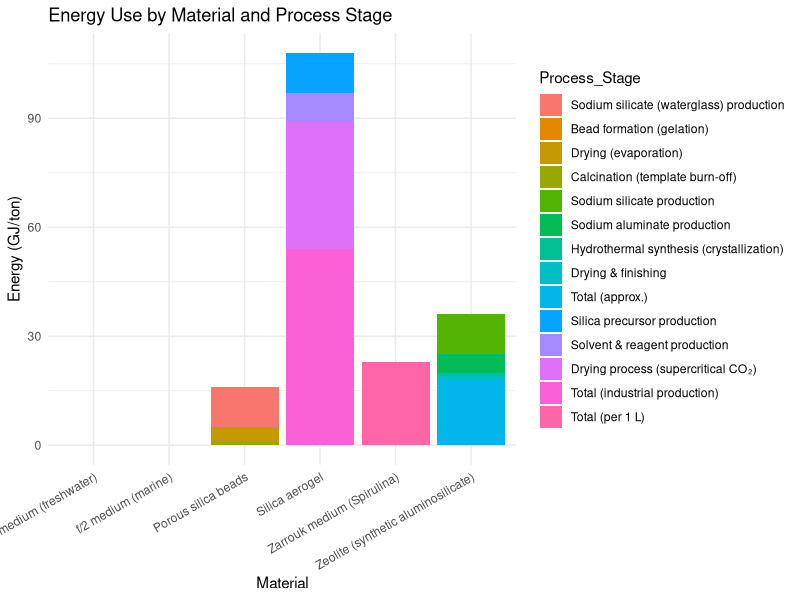
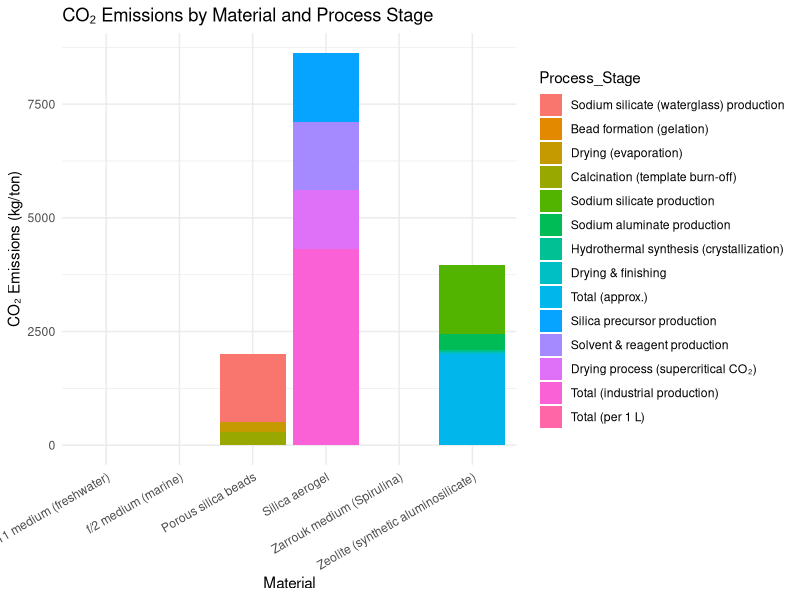
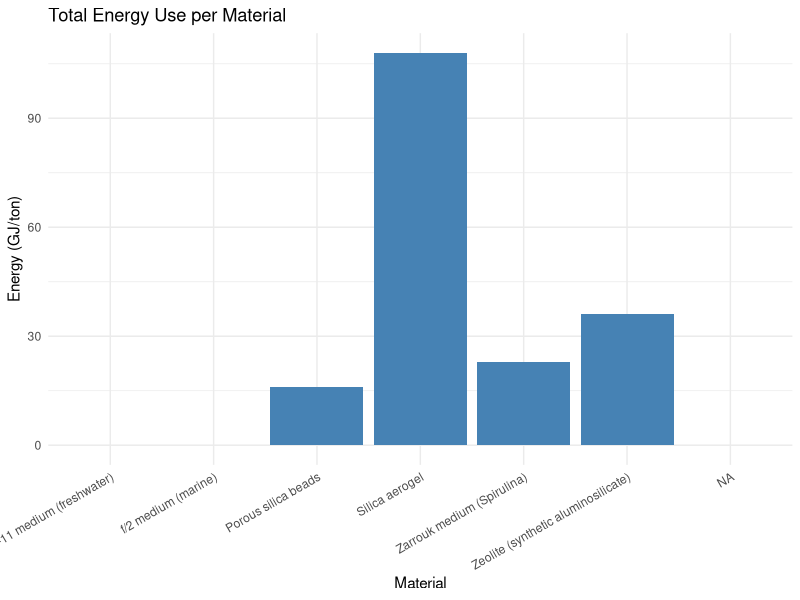
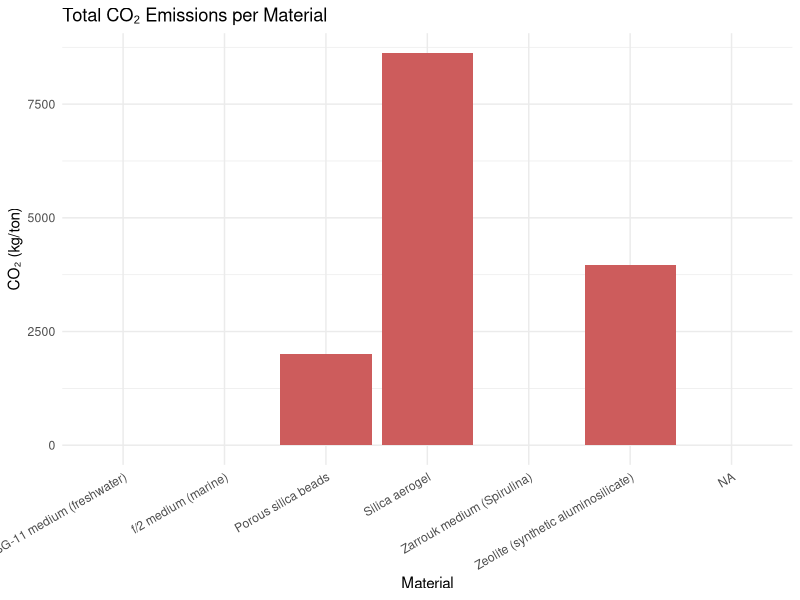
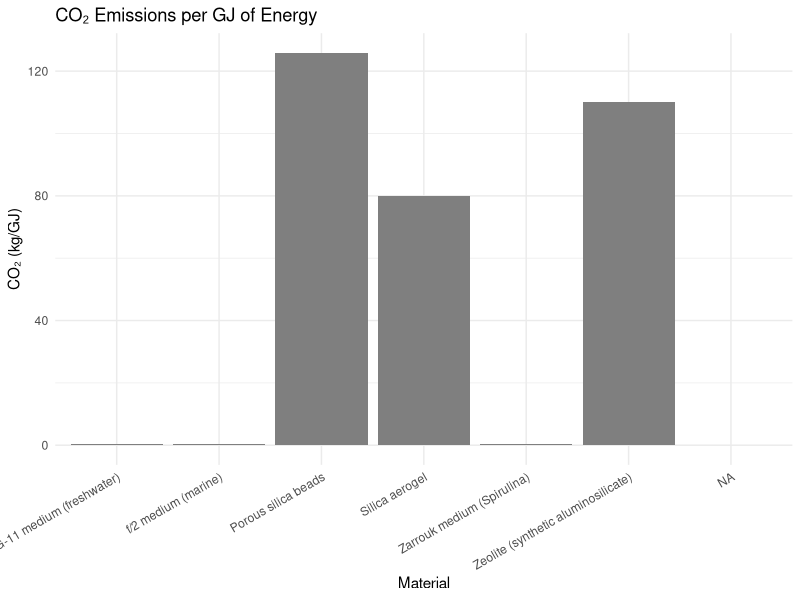

These charts were generated, in order, by the following R code:
## ---- chunk 1
library(tidyverse)
## ---- chunk 2
   data <- read_csv("data/clean_energy_comparison.csv")
   glimpse(data)
## ---- chunk 3
   colnames(data) <- c("Material", "Process_Stage", "Energy_Value", "CO2_Value", "Notes", "Source")
   data <- data %>%
     mutate(
       Material = factor(Material),
       Process_Stage = factor(Process_Stage, levels = unique(Process_Stage))
     )
## ---- chunk 4
   totals <- data %>%
     group_by(Material) %>%
     summarise(
       Total_Energy = sum(Energy_Value, na.rm = TRUE),
       Total_CO2 = sum(CO2_Value, na.rm = TRUE)
     ) %>%
     mutate(CO2_per_GJ = Total_CO2 / Total_Energy)
## ---- chunk 5
ggplot(data %>% filter(Process_Stage != "Total"), aes(x = Material, y = Energy_Value, fill = Process_Stage)) +
  geom_bar(stat = "identity", position = "stack") +
  labs(title = "Energy Use by Material and Process Stage", x = "Material", y = "Energy (GJ/ton)") +
  theme_minimal() +
  theme(axis.text.x = element_text(angle = 30, hjust = 1))
## ---- chunk 6
ggplot(data %>% filter(Process_Stage != "Total"), aes(x = Material, y = CO2_Value, fill = Process_Stage)) +
  geom_bar(stat = "identity", position = "stack") +
  labs(title = "CO₂ Emissions by Material and Process Stage", x = "Material", y = "CO₂ Emissions (kg/ton)") +
  theme_minimal() +
  theme(axis.text.x = element_text(angle = 30, hjust = 1))
## ---- chunk 7
ggplot(totals, aes(x = Material, y = Total_Energy)) +
  geom_col(fill = "steelblue") +
  labs(title = "Total Energy Use per Material", x = "Material", y = "Energy (GJ/ton)") +
  theme_minimal() +
  theme(axis.text.x = element_text(angle = 30, hjust = 1))
## ---- chunk 8
ggplot(totals, aes(x = Material, y = Total_CO2)) +
  geom_col(fill = "indianred") +
  labs(title = "Total CO₂ Emissions per Material", x = "Material", y = "CO₂ (kg/ton)") +
  theme_minimal() +
  theme(axis.text.x = element_text(angle = 30, hjust = 1))
## ---- chunk 9
ggplot(totals, aes(x = Material, y = CO2_per_GJ)) +
  geom_col(fill = "gray50") +
  labs(title = "CO₂ Emissions per GJ of Energy", x = "Material", y = "CO₂ (kg/GJ)") +
  theme_minimal() +
  theme(axis.text.x = element_text(angle = 30, hjust = 1))
